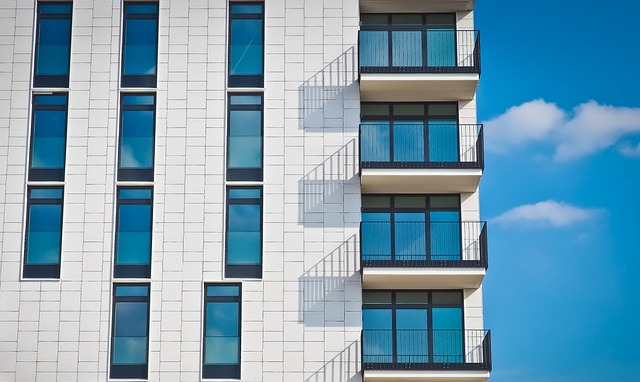
#> input picture Dataset_OpenCvDl_Hw1/Q3_image/building.jpg, 640 x 382 px
$ python gradient_angle.py
#> lines starting #> are read from the running program, lines starting #| are printed output that depends on the picture; after the words box and inside, x2 and y2 are one past the last pixel; in counts of white or black regions, pixels touching at a corner belong together
### sobelX.py
# 好教學
# https://youtu.be/uihBwtPIBxM?si=4RtzmQ3D7l6s8OZW

import cv2
import numpy as np

def sobel_X(img_path):

    # load the image
    img = cv2.imread(img_path)
#> img is the input picture: shape (382, 640, 3); mean B, G, R 177.3, 157.3, 118.9
    if img is None:
        print("Error: Image not found")
        exit(0)

    # convert the image to grayscale
    gray_image = cv2.cvtColor(img, cv2.COLOR_BGR2GRAY)
    # smooth the image using GaussianBlur
    blur_image = cv2.GaussianBlur(gray_image, (3, 3), 1)

    # define a kernel for the x-axis
    kernal_x = np.array([[-1, 0, 1],
                         [-2, 0, 2],
                         [-1, 0, 1]])

    # 因為要處理邊邊，而我們的kernel是3x3，所以要對原圖做 padding 1
    # 這樣才不會讓原圖縮小
    # padding
    padded_img = np.pad(blur_image, pad_width=1, mode='constant', constant_values=0)

    # Perform Convolution Manually
    # initialize the output image
    # 這邊我們要先將圖片的大小設定好
    # type 要設定成 float64, 因為等等要做除法, 這樣可以先確保精確度
    # 最後再轉回 uint8
    sobel_x_output = np.zeros_like(gray_image, dtype=np.float64)

    # loop over the image to apply the Sobel filter
    for i in range(img.shape[0]): # height
        for j in range(img.shape[1]): # width
            # apply the kernel to the image
            sobel_x_output[i, j] = np.sum(padded_img[i:i+3, j:j+3] * kernal_x)
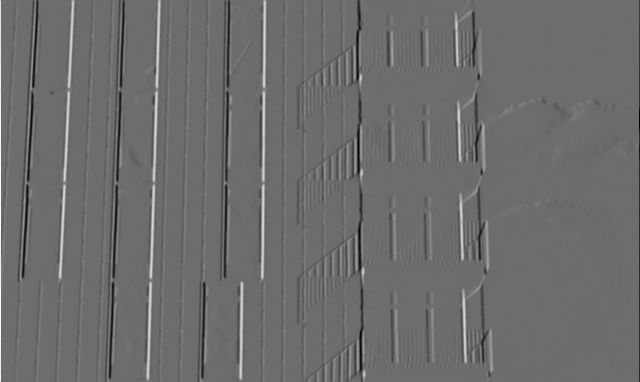
#> sobel_x_output: shape (382, 640) float64; min -656, max 877, mean -0.6; drawn with min black and max white

    # normalize the values
    # 應該有蠻多種方法可以 normalize
    # 如果不 abs 可以保留方向
    # 第一種方法 -> abs the values | normalize to 0-255 | convert to uint8
    normalized_output1 = np.abs(sobel_x_output) / np.max(sobel_x_output) * 255

    # 第二種方法，最接近投影片
    # abs the values | change outlier to bound | convert to uint8
    normalized_output2 = np.clip(np.abs(sobel_x_output), 0, 255)
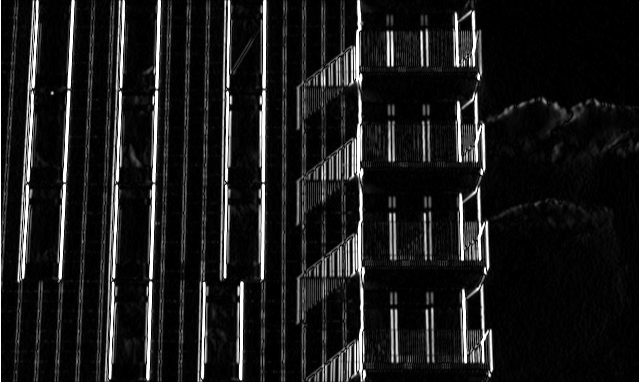
#> normalized_output2: shape (382, 640) float64; min 0, max 255, mean 27

    # 第三種方法（保留方向）
    # Scale Sobel output to range [0, 255] for display
    sobel_x_min = sobel_x_output.min()
#> sobel_x_min = -656
    sobel_x_max = sobel_x_output.max()
#> sobel_x_max = 877
    # Normalize to 0-255 range
    normalized_output3 = ((sobel_x_output - sobel_x_min) / (sobel_x_max - sobel_x_min) * 255)

    # [5 lines of commented-out code are left out]

    return sobel_x_output, normalized_output2

sobel_X("./Dataset_OpenCvDl_Hw1/Q3_image/building.jpg")

### sobelY.py
# 好教學
# https://youtu.be/uihBwtPIBxM?si=4RtzmQ3D7l6s8OZW

import cv2
import numpy as np

def sobel_Y(img_path):

    # load the image
    img = cv2.imread(img_path)
    if img is None:
        print("Error: Image not found")
        exit(0)

    # convert the image to grayscale
    gray_image = cv2.cvtColor(img, cv2.COLOR_BGR2GRAY)
    # smooth the image using GaussianBlur
    blur_image = cv2.GaussianBlur(gray_image, (3, 3), 1)

    # define a kernel for the y-ayis
    kernal_y = np.array([[-1, -2, -1],
                         [0, 0, 0],
                         [1, 2, 1]])

    # 因為要處理邊邊，而我們的kernel是3y3，所以要對原圖做 padding 1
    # 這樣才不會讓原圖縮小
    # padding
    padded_img = np.pad(blur_image, pad_width=1, mode='constant', constant_values=0)

    # Perform Convolution Manually
    # initialize the output image
    # 這邊我們要先將圖片的大小設定好
    # type 要設定成 float64, 因為等等要做除法, 這樣可以先確保精確度
    # 最後再轉回 uint8
    sobel_y_output = np.zeros_like(gray_image, dtype=np.float64)

    # loop over the image to apply the Sobel filter
    for i in range(img.shape[0]): # height
        for j in range(img.shape[1]): # width
            # apply the kernel to the image
            sobel_y_output[i, j] = np.sum(padded_img[i:i+3, j:j+3] * kernal_y)
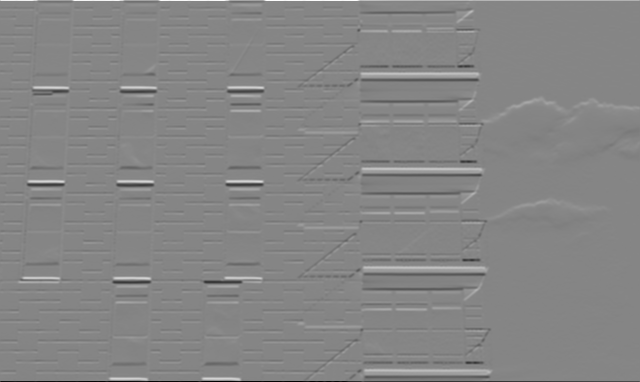
#> sobel_y_output: shape (382, 640) float64; min -930, max 847, mean 0.5; drawn with min black and max white

    # normalize the values
    # 應該有蠻多種方法可以 normalize
    # 如果不 abs 可以保留方向
    # 第一種方法 -> abs the values | normalize to 0-255 | convert to uint8
    normalized_output1 = np.abs(sobel_y_output) / np.max(sobel_y_output) * 255

    # 第二種方法，最接近投影片
    # abs the values | change outlier to bound | convert to uint8
    normalized_output2 = np.clip(np.abs(sobel_y_output), 0, 255)
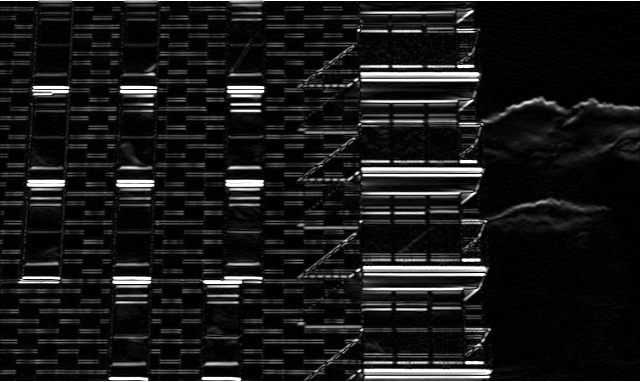
#> normalized_output2: shape (382, 640) float64; min 0, max 255, mean 25.9

    # 第三種方法（保留方向）
    # Scale Sobel output to range [0, 255] for display
    sobel_y_min = sobel_y_output.min()
#> sobel_y_min = -930
    sobel_y_max = sobel_y_output.max()
#> sobel_y_max = 847
    # Normalize to 0-255 range
    normalized_output3 = ((sobel_y_output - sobel_y_min) / (sobel_y_max - sobel_y_min) * 255)

    # [5 lines of commented-out code are left out]

    return sobel_y_output, normalized_output2

sobel_Y("./Dataset_OpenCvDl_Hw1/Q3_image/building.jpg")

### gradient_angle.py
from sobelX import sobel_X
from sobelY import sobel_Y
import cv2
import numpy as np


def gradient_angle(img_path):
    # load the image
    img = cv2.imread(img_path)
    if img is None:
        print("Error: Image not found")
        exit(0)

    direction_X, directionless_X = sobel_X(img_path)
    direction_Y, directionless_Y= sobel_Y(img_path)

    # combine the two images
    magnitude = np.sqrt(direction_X**2 + direction_Y**2)
    # normalize the values
    sobel_combine = cv2.normalize(magnitude, None, 0, 255, cv2.NORM_MINMAX)

    # calculate the angle
    angle = np.arctan2(direction_Y, direction_X) # -pi to pi
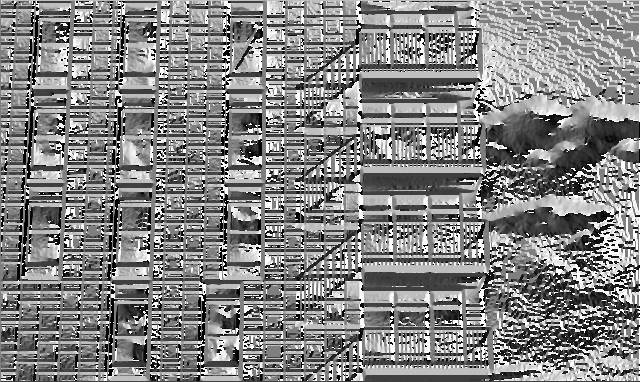
#> angle: shape (382, 640) float64; min -3.14, max 3.14, mean 0.115; drawn with min black and max white
    degree = np.degrees(angle) + 180 # -180 to 180 -> 0 to 360

    # Create two masks based on the angle ranges using cv2.inRange
    mask1 = cv2.inRange(degree, 170, 190)
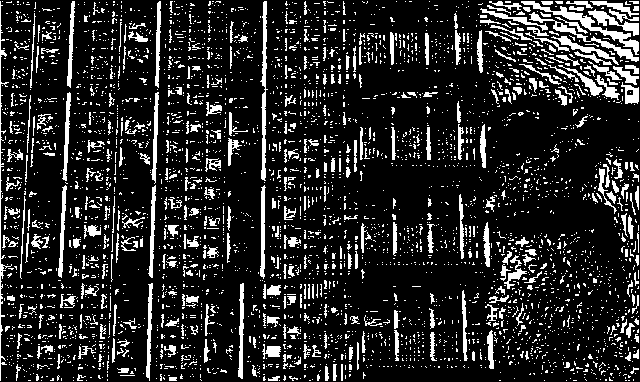
#> mask1: shape (382, 640); 15.7% white; 4077 white regions (3675 under 20 px), largest, box (x1, y1, x2, y2) and area: (521, 1, 639, 55) 828, (260, 1, 268, 181) 674, (0, 1, 12, 381) 581
    mask2 = cv2.inRange(degree, 260, 280)
#> mask2: shape (382, 640); 12% white; 3291 white regions (2918 under 20 px), largest, box (x1, y1, x2, y2) and area: (364, 366, 488, 375) 801, (365, 265, 484, 273) 781, (362, 166, 480, 173) 703

    # Perform bitwise AND with the combination image and each mask
    result1 = cv2.bitwise_and(sobel_combine, sobel_combine, mask=mask1)
    result2 = cv2.bitwise_and(sobel_combine, sobel_combine, mask=mask2)
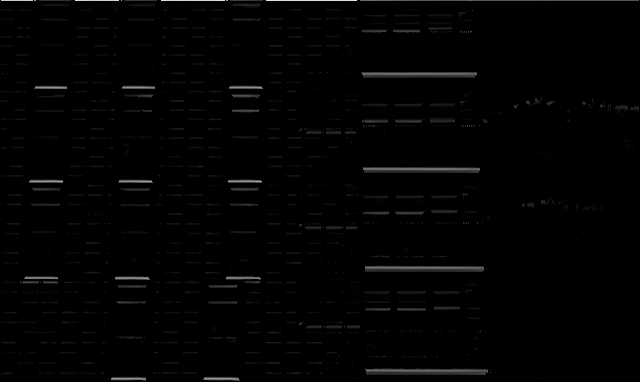
#> result2: shape (382, 640) float64; min 0, max 232.3, mean 2.8

    # save the output image
    cv2.imwrite("gradient_angle1.jpg", result1)
    cv2.imwrite("gradient_angle2.jpg", result2)

gradient_angle('./Dataset_OpenCvDl_Hw1/Q3_image/building.jpg')
